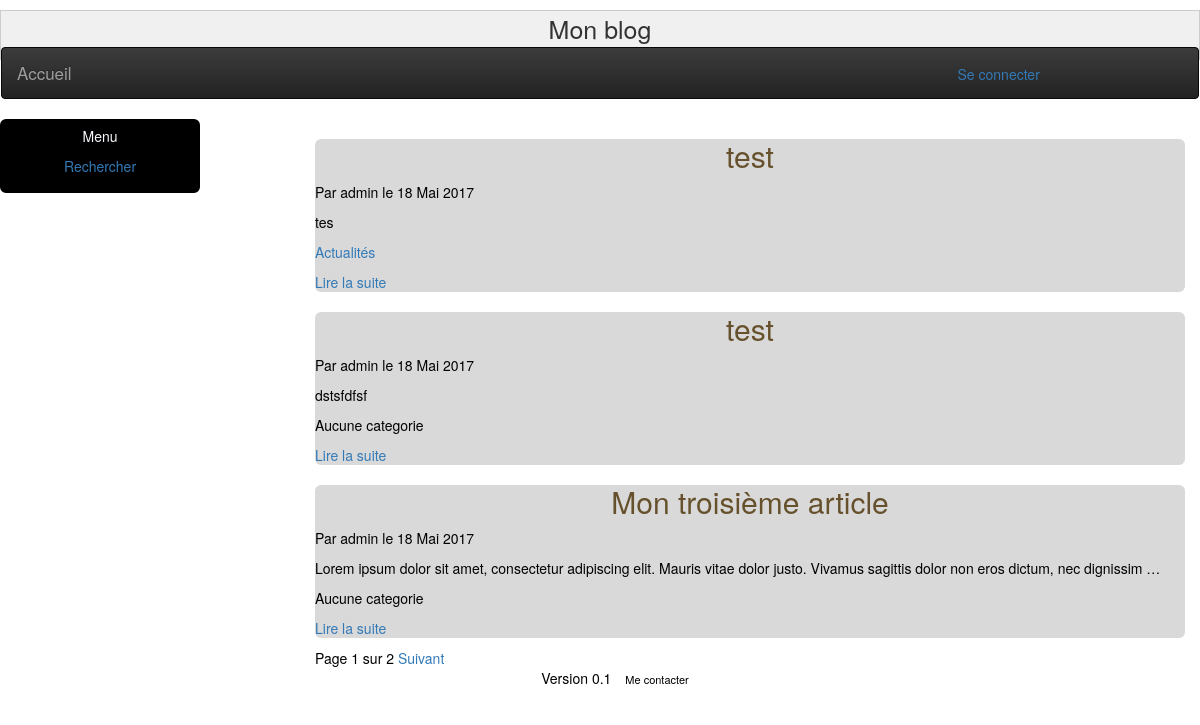
/blog/accueil/, run on the app's committed database.
### blogPython/models.py (models this page shows, shortened)
class Article(models.Model):
    categories = models.ManyToManyField(Categorie, related_name="Categorie")
    titre = models.CharField(max_length=150)
    auteur = models.ForeignKey("Utilisateur")
    datePublication = models.DateTimeField(auto_now=True, verbose_name="Date de parution")
    contenu = models.TextField(null=True)
    slug=models.SlugField(max_length=150)

class Utilisateur(models.Model):
    user = models.OneToOneField(User)
    inscrit_newsletter = models.BooleanField(default=False)

class Categorie(models.Model):
    nom = models.CharField(max_length=30)

### blogPython/views.py (the view)
# urls.py: url(r'^accueil/(?P<page>\d+)$',views.accueil,name="accueil"),
def accueil(request,page=1):
    articles = Article.objects.all().order_by('-id')
    paginator = Paginator(articles,3)
    try:
        articles_page = paginator.page(page)
    except EmptyPage:
        articles_page = paginator.page(paginator.num_pages)
    return render(request,'blogPython/accueil.html',locals())

### blog/context_processors.py (called while the page is built)
def get_infos(request):
    date_actuelle = datetime.now()
    return {'date_actuelle': date_actuelle}

### blogPython/template/blogPython/accueil.html (shortened to what this page needs)
{% extends "base.html" %}
{% block content %}
    {% for article in articles_page %}
        <article>
            <h2 class="titreArticle">{{article.titre}}</h2>
            <p>Par {{article.auteur.user.username}} le {{article.datePublication|date:"d M Y"}}
            </p>
            <p>{{article.contenu|truncatewords_html:20}}</p>
            <p>
                {% for categ in article.categories.all %}
                    <a>{{categ.nom}}</a>
                    {%empty%}
                    Aucune categorie
                {%endfor%}
            </p>
        <p><a style="text-align: center" href="{%url 'afficher_article' id_article=article.id slug=article.slug %}">Lire la suite</a>
        </article>
    {%endfor%}
    <div id="pagination">
        <span>
            Page {{articles_page.number}} sur {{articles_page.paginator.num_pages}}
        </span>
        {% if articles_page.has_next %}
            <a href="{% url "accueil" page=articles_page.next_page_number %}">Suivant</a>
        {%endif%}
    </div>
{% endblock %}

### template/base.html (shortened to what this page needs)
<!DOCTYPE html>
<html lang="fr">
    <head>
         {% load static %}
        <link rel="stylesheet" type="text/css" href="{% static 'css/bootstrap.min.css'%}">
        <link rel="stylesheet" type="text/css" href="{% static 'css/bootstrap-theme.min.css'%}">
        <link rel="stylesheet" type="text/css" href="{% static 'css/font-awesome.min.css'%}">
        <link rel="stylesheet" type="text/css" href="{% static 'css/styleApp.css'%}">
    </head>
    <body>
        <div class="container-fluid">
            <header class="row">
                <div class="row">
                    <div class="col-md-12">
                        Mon blog
                    </div>
                 </div>
                 <div class="row">
                    <div class="col-md-12">
                        <nav class="navbar navbar-inverse">
                            <div class="container-fluid">
                                <div class="row">
                                    <ul class="nav navbar-nav col-sm-6">
                                        <li > <a href="{% url "accueil" %}">Accueil</a> </li>
                                    </ul>
                                    <div class="col-lg-offset-2 col-sm-4 header-right">
                                        {%if user.is_authenticated %}
                                            Bonjour, {{user.username}} ! {{ date_actuelle }}
                                            <a href="{% url 'deconnexion' %}">Deconnexion</a>
                                        {%else%}
                                            <a href="{% url "connexion" %}">Se connecter</a>
                                        {% endif %}
                                    </div>
                                </div>
                            </div>
                        </nav>
                    </div>
                </div>
            </header>
            <div class="row">
                <aside class="col-sm-2 menu">
                    Menu
                    <ul>
                        <li><a>Rechercher</a></li>
                    </ul>
                </aside>
                <section class="col-sm-offset-1 col-sm-9">
                    {% block content %}{%endblock%}
                </section>
            </div>
            <footer class="row">
                <ul>
                    <li>Version 0.1</li>
                    <li><a href="{% url "contact" %}">Me contacter</a></li>
                </ul>
            </footer>
        </div>
    </body>
</html>

### blogPython/static/css/styleApp.css (style rules this page uses)
body { padding-top: 10px; }
header { height:50px; background:#F0F0F0; border:1px solid #CCC; margin:0px auto; font-size: 25px; text-align: center; margin-bottom: 5px; }
.header-right { text-align: center; color : white; vertical-align: center; font-size: 16px; font-weight: bold; padding-top: 15px; }
.header-right a { font-weight: normal; font-size: 14px; }
nav ul li a { font-size:17px; }
.menu { background-color: black; border: 2px solid black; color: ghostwhite; border-radius: 6px; line-height: 30px; text-align: center; margin-bottom: 10px; }
.menu ul { padding : 0px; }
.menu ul li { list-style-type: none; text-align: center; }
section { color:black; border-radius: 6px; text-align: left; }
article { background-color:#d9d9d9; color:black; border-radius: 6px; text-align: left; margin-top: 10px; margin-bottom: 10px; }
footer { text-align: center; color: black; }
footer ul { list-style-type: none; text-align: center; display: block; }
footer ul li { display: inline; }
footer ul li a { color:black; font-size: 11px; text-decoration:none; padding-left:10px; padding-right:10px; }
.titreArticle { text-align: center; color:#66512c; }

### data on the page
Article: titre "test", auteur.user.username "admin", datePublication "18 Mai 2017", contenu "tes"
Categorie: nom "Actualités"
Article: titre "test", auteur.user.username "admin", datePublication "18 Mai 2017", contenu "dstsfdfsf"
Article: titre "Mon troisième article", auteur.user.username "admin", datePublication "18 Mai 2017", contenu "Lorem ipsum dolor sit amet, consectetur adipiscing elit. Mauris vitae dolor justo. Vivamus sagittis dolor non eros dictum, nec dignissim …"

### other printed values
{{ articles_page.number }} "1"
{{ articles_page.paginator.num_pages }} "2"
